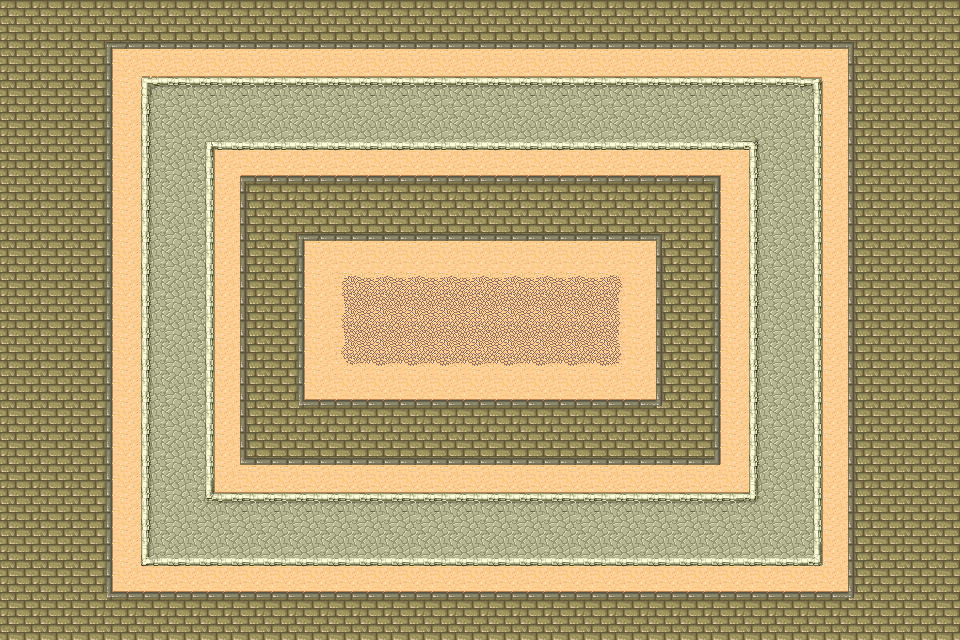

This is a level from a 2D game, rendered from its Tiled map with the project's own tilesets. A one-line summary and the map file follow, with tile-layer data summarised:
An orthogonal 30x20 tile map with 32x32 px tiles, 4 tile layers (Tile Layer 1, Tile Layer 2, Tile Layer 3, Tile Layer 4).

<map version="1.0" orientation="orthogonal" renderorder="right-down" width="30" height="20" tilewidth="32" tileheight="32" nextobjectid="1">
 <tileset firstgid="1" name="tmw_desert_spacing" tilewidth="32" tileheight="32" spacing="1" margin="1" tilecount="48">
  <image source="tmw_desert_spacing.png" width="265" height="199" />
  <terraintypes>
   <terrain name="Prop" tile="-1" />
  </terraintypes>
 </tileset>
 <layer name="Tile Layer 1" width="30" height="20">
  <properties>
   <property name="visibility" value="1" />
  </properties>
  <data>[600 cells, 600 non-empty, 14 distinct tile ids]</data>
 </layer>
 <layer name="Tile Layer 2" width="30" height="20">
  <properties>
   <property name="visibility" value="1" />
  </properties>
  <data>[600 cells, 16 non-empty, 1 distinct tile ids]</data>
 </layer>
 <layer name="Tile Layer 3" width="30" height="20">
  <properties>
   <property name="visibility" value="1" />
  </properties>
  <data>[600 cells, 160 non-empty, 22 distinct tile ids]</data>
 </layer>
 <layer name="Tile Layer 4" width="30" height="20">
  <properties>
   <property name="visibility" value="1" />
  </properties>
  <data>[600 cells, 248 non-empty, 9 distinct tile ids]</data>
 </layer>
</map>
